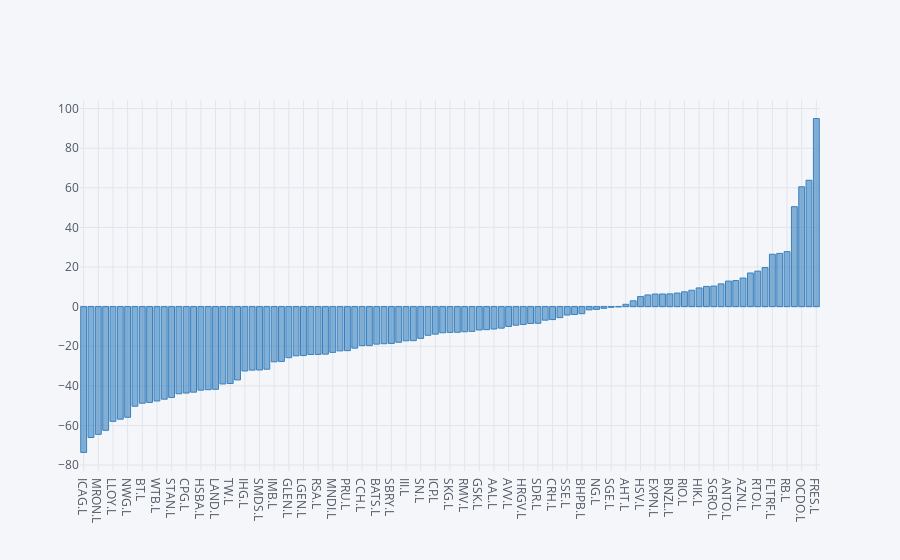

Notebook source saved alongside this figure:
### Code cell
dax.set_index('Instrument')['YTD Total Return'].sort_values().iplot(kind='bar', color='blue')

### Figure 1 — Plotly figure (JSON) as saved in the notebook; plotly's stock layout.template omitted (floating-point values rounded to 4 significant figures)
{"data": [{"marker": {"color": "rgba(55, 128, 191, 0.6)", "line": {"color": "rgba(55, 128, 191, 1.0)", "width": 1}}, "name": "YTD Total Return", "orientation": "v", "text": "", "type": "bar", "x": ["ICAG.L", "RR.L", "MRON.L", "ITV.L", "LLOY.L", "INF.L", "NWG.L", "RDSb.L", "BT.L", "RDSa.L", "WTB.L", "WPP.L", "STAN.L", "BARC.L", "CPG.L", "BRBY.L", "HSBA.L", "BLND.L", "LAND.L", "BP.L", "TW.L", "AV.L", "IHG.L", "ABF.L", "SMDS.L", "BDEV.L", "IMB.L", "JD.L", "GLEN.L", "GVC.L", "LGEN.L", "JMAT.L", "RSA.L", "MNG.L", "MNDI.L", "NXT.L", "PRU.L", "EVRE.L", "CCH.L", "SMIN.L", "BATS.L", "VOD.L", "SBRY.L", "SLA.L", "III.L", "SJP.L", "SN.L", "PSON.L", "ICP.L", "BAES.L", "SKG.L", "REL.L", "RMV.L", "TSCO.L", "GSK.L", "DGE.L", "AAL.L", "PSN.L", "AVV.L", "AUTOA.L", "HRGV.L", "PHNX.L", "SDR.L", "ITRK.L", "CRH.L", "BKGH.L", "SSE.L", "MRW.L", "BHPB.L", "UU.L", "NG.L", "FERG.L", "SGE.L", "SVT.L", "AHT.L", "HLMA.L", "HSV.L", "DCC.L", "EXPN.L", "ADML.L", "BNZL.L", "ULVR.L", "RIO.L", "PNN.L", "HIK.L", "LSE.L", "SGRO.L", "KGF.L", "ANTO.L", "CRDA.L", "AZN.L", "SPX.L", "RTO.L", "JETJ.L", "FLTRF.L", "AVST.L", "RB.L", "SMT.L", "OCDO.L", "POLYP.L", "FRES.L"], "y": [-73.64, -66.1, -64.49, -62.46, -57.94, -56.84, -55.89, -50.3, -48.77, -48.38, -47.64, -46.74, -45.85, -44.02, -43.64, -43.2, -42.19, -41.96, -41.76, -39.05, -38.81, -37.02, -32.49, -32.06, -32.01, -31.61, -27.87, -27.68, -25.8, -24.84, -24.71, -24.18, -24.13, -24.0, -23.1, -22.34, -22.24, -20.97, -19.71, -19.68, -18.94, -18.74, -18.6, -18.02, -17.25, -17.18, -16.04, -14.47, -13.9, -13.21, -13.01, -12.96, -12.69, -12.49, -11.8, -11.63, -11.31, -10.87, -10.02, -9.39, -9.008, -8.497, -8.404, -6.844, -6.549, -5.564, -4.242, -3.975, -3.567, -1.631, -1.4, -0.8467, -0.349, -0.1256, 1.167, 2.93, 5.063, 5.896, 6.345, 6.364, 6.441, 6.84, 7.472, 8.259, 9.436, 10.2, 10.38, 11.47, 12.89, 13.16, 14.43, 16.99, 17.92, 19.73, 26.43, 26.88, 27.76, 50.46, 60.52, 63.8, 94.97]}], "layout": {"legend": {"bgcolor": "#F5F6F9", "font": {"color": "#4D5663"}}, "paper_bgcolor": "#F5F6F9", "plot_bgcolor": "#F5F6F9", "title": {"font": {"color": "#4D5663"}}, "xaxis": {"gridcolor": "#E1E5ED", "showgrid": true, "tickfont": {"color": "#4D5663"}, "title": {"font": {"color": "#4D5663"}, "text": ""}, "zerolinecolor": "#E1E5ED"}, "yaxis": {"gridcolor": "#E1E5ED", "showgrid": true, "tickfont": {"color": "#4D5663"}, "title": {"font": {"color": "#4D5663"}, "text": ""}, "zerolinecolor": "#E1E5ED"}}}
